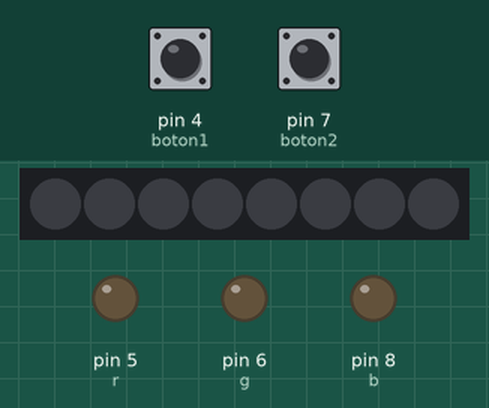
Bench run of a sketch on a simulated Arduino Uno, built with avr-gcc and run on an emulated ATmega328P. Parts: 8 RGB LEDs in strip order, left to right, output pins drawn as LEDs (lit = HIGH). Inputs (shaded band) come from the test bench; at power-on: pin 4 (boton1) HIGH, pin 7 (boton2) HIGH.

Above: at 1.7 s.
1.8 s: pin 4 (boton1) pulled LOW for 0.15 s
At 3.2 s:
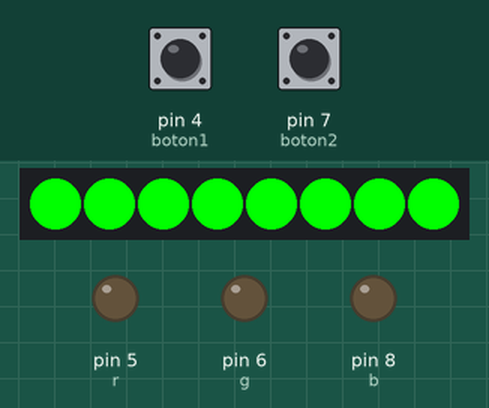
3.5 s: pin 7 (boton2) pulled LOW for 1 s
At 3.8 s:
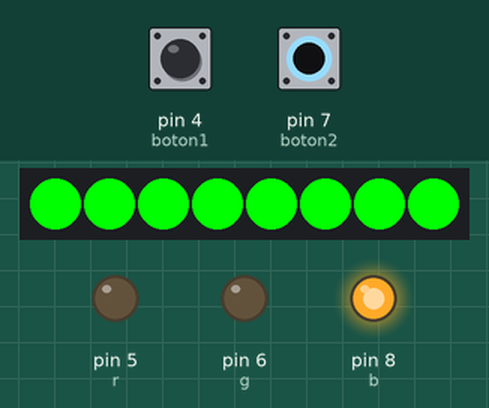
6.0 s: pin 4 (boton1) pulled LOW for 1 s
At 8.2 s:
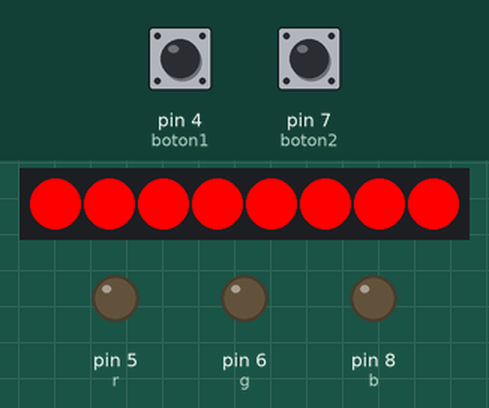
8.6 s: pin 7 (boton2) pulled LOW for 0.15 s
At 8.9 s:
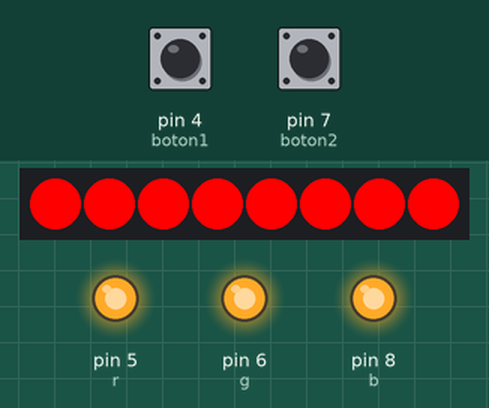
10.6 s: pin 4 (boton1) pulled LOW for 3.2 s
At 14.0 s:
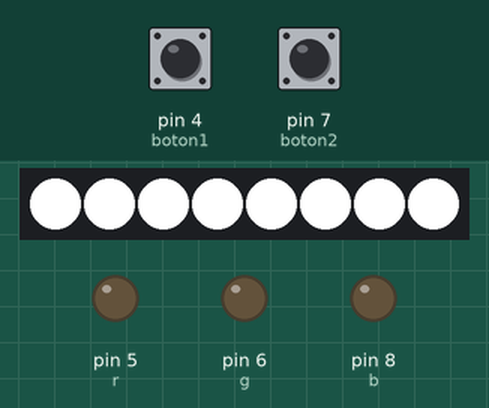
15.3 s: pin 7 (boton2) pulled LOW for 0.15 s
At 15.4 s:
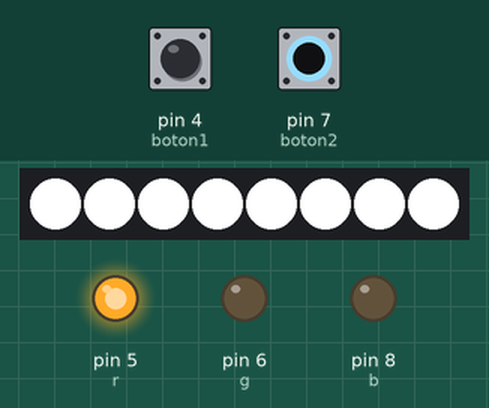
Timing chart, 0 to 18.3 s (numbered marks = the images above; inputs shaded):
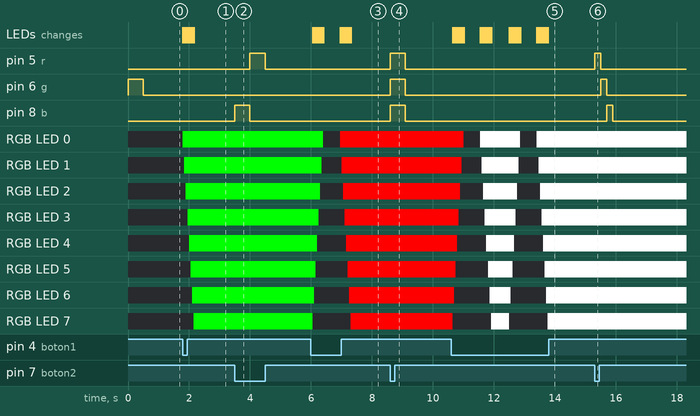

Measured:
- after the input at 1.8 s, RGB LED 0: off → RGB(0, 255, 0) at once; RGB LED 1: off → RGB(0, 255, 0) after 0.05 s; RGB LED 2: off → RGB(0, 255, 0) after 0.10 s; RGB LED 3: off → RGB(0, 255, 0) after 0.15 s; RGB LED 4: off → RGB(0, 255, 0) after 0.20 s; the LEDs: first change at once (image 1 shows a later state)
- after the input at 3.5 s, pin 5 (r): LOW → HIGH after 0.50 s, → LOW 0.50 s later; pin 8 (b): LOW → HIGH at once, → LOW 0.50 s later
- after the input at 6.0 s, RGB LED 0: RGB(0, 255, 0) → off after 0.40 s, → RGB(255, 0, 0) 0.55 s later; RGB LED 1: RGB(0, 255, 0) → off after 0.35 s, → RGB(255, 0, 0) 0.65 s later
- after the input at 8.6 s, pin 5 (r), pin 6 (g), pin 8 (b): LOW → HIGH at once, → LOW 0.50 s later
- after the input at 10.6 s, RGB LED 0: alternates RGB(255, 255, 255) for 1.3 s and off for 0.55 s, starting after 0.40 s; RGB LED 1: alternates RGB(255, 255, 255) for 1.2 s and off for 0.65 s, starting after 0.35 s
- after the input at 15.3 s, pin 5 (r): LOW → HIGH at once, → LOW 0.20 s later; pin 6 (g): LOW → HIGH after 0.20 s, → LOW 0.20 s later; pin 8 (b): LOW → HIGH after 0.40 s, → LOW 0.20 s later

The sketch:

lightsaber_v3_colors.ino
```cpp
#include <Adafruit_NeoPixel.h>

int PIN=3; //Pin donde está conectada la tira de leds
int NUMPIXELS=8; //Número de leds conectados

Adafruit_NeoPixel pixels = Adafruit_NeoPixel(NUMPIXELS, PIN, NEO_GRB + NEO_KHZ800);


int espera = 50;
int estado = 0;
int color = 0;

int boton1 = 4;
int boton2 = 7;
int r = 5;
int g = 6;
int b = 8;


void setup() {
  // put your setup code here, to run once:
      pixels.begin(); // Inicialización
      pixels.show(); // Inicialitza tots els pixels apagats

      pinMode(boton1, INPUT);
      pinMode(boton2, INPUT);
      pinMode(r, OUTPUT);
      pinMode(g, OUTPUT);
      pinMode(b, OUTPUT);

      digitalWrite(r, 0);
      digitalWrite(g, 255);
      digitalWrite(b, 0);
      delay(500);
      digitalWrite(r, 0);
      digitalWrite(g, 0);
      digitalWrite(b, 0);
}

void on(uint32_t c, uint8_t wait) {
  for(int i=0; i<pixels.numPixels(); i++) {
    pixels.setPixelColor(i, c);
    pixels.show();
    delay(wait);
  }
}
void off(uint32_t c, uint8_t wait) {
  for(int i=pixels.numPixels(); i>0-1; i--) {
    pixels.setPixelColor(i, c);
    pixels.show();
    delay(wait);
  }
}

void rainbowCycle(uint8_t wait) {
  uint16_t i, j;

  for(j=0; j<256*50; j++) { // 5 cycles of all colors on wheel
    for(i=0; i< pixels.numPixels(); i++) {
      pixels.setPixelColor(i, Wheel(((i * 256 / pixels.numPixels()) + j) & 255));
    }
    pixels.show();
    delay(wait);
  }
}

void loop() {
  // put your main code here, to run repeatedly:


  if (digitalRead(boton1) == LOW and estado == 0){
    if (color == 0){
     on(pixels.Color(0, 255, 0), espera);
    }
    if (color == 1){
     on(pixels.Color(0, 0, 255), espera);
    }
    if (color == 2){
     on(pixels.Color(255, 0, 0), espera);
    }
    if (color == 3){
     on(pixels.Color(255, 255, 255), espera);
    }
    if (color == 4){
      rainbowCycle(10);
    }


  estado = 1;
  delay(500);
  }
if (digitalRead(boton1) == LOW and estado == 1){
  off(pixels.Color(0, 0, 0), espera);

  estado = 0;
  delay(500);
}
if (digitalRead(boton2) == LOW){
  if (color == 4){
    color = 0;
  }
  else{
    color++;
  }
 if (color == 0){
  digitalWrite(r, 0);
  digitalWrite(g, 255);
  digitalWrite(b, 0);
  delay(500);
 }
 if (color == 1){
  digitalWrite(r, 0);
  digitalWrite(g, 0);
  digitalWrite(b, 255);
  delay(500);
 }
 if (color == 2){
  digitalWrite(r, 255);
  digitalWrite(g, 0);
  digitalWrite(b, 0);
  delay(500);
 }
 if (color == 3){
  digitalWrite(r, 255);
  digitalWrite(g, 255);
  digitalWrite(b, 255);
  delay(500);
 }
 if (color == 4){
  digitalWrite(r, 255);
  digitalWrite(g, 0);
  digitalWrite(b, 0);
  delay(200);
  digitalWrite(r, 0);
  digitalWrite(g, 255);
  digitalWrite(b, 0);
  delay(200);
  digitalWrite(r, 0);
  digitalWrite(g, 0);
  digitalWrite(b, 255);
  delay(200);
 }
  digitalWrite(r, 0);
  digitalWrite(g, 0);
  digitalWrite(b, 0);
}
}

uint32_t Wheel(byte WheelPos) {
  WheelPos = 255 - WheelPos;
  if(WheelPos < 85) {
    return pixels.Color(255 - WheelPos * 3, 0, WheelPos * 3);
  }
  if(WheelPos < 170) {
    WheelPos -= 85;
    return pixels.Color(0, WheelPos * 3, 255 - WheelPos * 3);
  }
  WheelPos -= 170;
  return pixels.Color(WheelPos * 3, 255 - WheelPos * 3, 0);
}
```
